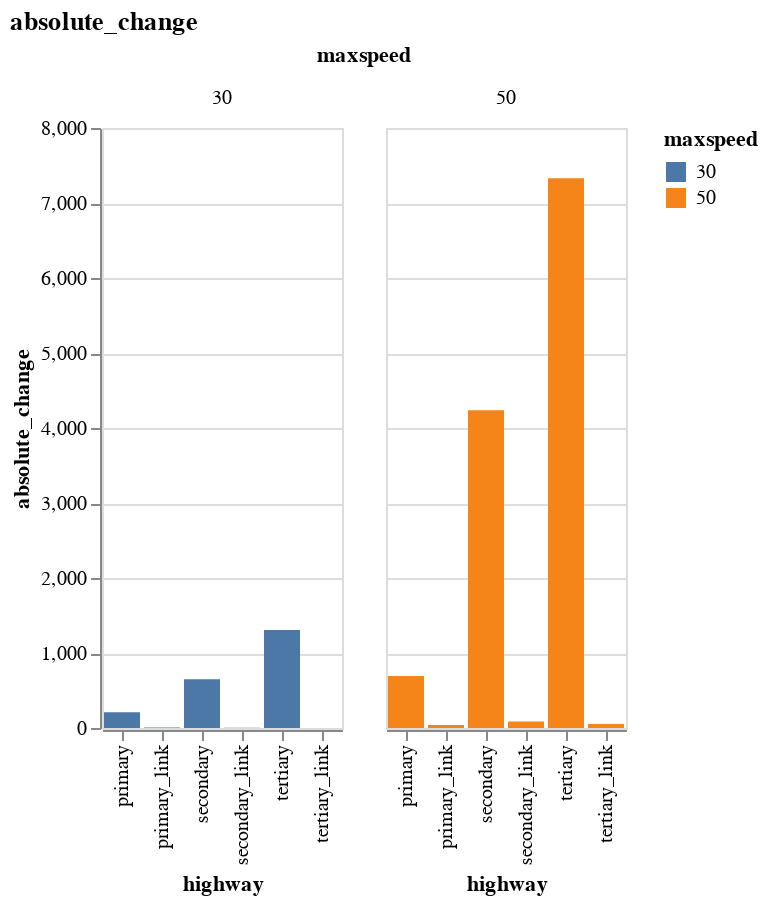

The notebook cell saved with this chart:
### Code cell
alt.Chart(source, title="absolute_change").mark_bar().encode(
    x='highway',
    y='absolute_change',
    color='maxspeed',
    facet="maxspeed"
)

### Figure 1 — Vega-Lite specification as saved in the notebook (floating-point values rounded to 4 significant figures)
{"config": {"view": {"continuousWidth": 300, "continuousHeight": 300}}, "data": {"name": "data-d3360c77ae983ce84e4f38509c0ca2c2"}, "mark": {"type": "bar"}, "encoding": {"color": {"field": "maxspeed", "type": "nominal"}, "facet": {"field": "maxspeed", "type": "nominal"}, "x": {"field": "highway", "type": "nominal"}, "y": {"field": "absolute_change", "type": "quantitative"}}, "title": "absolute_change", "$schema": "https://vega.github.io/schema/vega-lite/v5.20.1.json", "datasets": {"data-d3360c77ae983ce84e4f38509c0ca2c2": [{"highway": "primary", "maxspeed": "30", "2017": 195.2, "2024": 404.4, "relative_change": 107.1, "absolute_change": 209.2}, {"highway": "primary", "maxspeed": "50", "2017": 8523.0, "2024": 9218.0, "relative_change": 8.152, "absolute_change": 694.8}, {"highway": "primary_link", "maxspeed": "30", "2017": 5.787, "2024": 10.82, "relative_change": 87.03, "absolute_change": 5.036}, {"highway": "primary_link", "maxspeed": "50", "2017": 216.9, "2024": 256.8, "relative_change": 18.43, "absolute_change": 39.98}, {"highway": "secondary", "maxspeed": "30", "2017": 1093.0, "2024": 1745.0, "relative_change": 59.55, "absolute_change": 651.2}, {"highway": "secondary", "maxspeed": "50", "2017": 22630.0, "2024": 26870.0, "relative_change": 18.71, "absolute_change": 4236.0}, {"highway": "secondary_link", "maxspeed": "30", "2017": 6.486, "2024": 10.59, "relative_change": 63.25, "absolute_change": 4.102}, {"highway": "secondary_link", "maxspeed": "50", "2017": 126.5, "2024": 214.6, "relative_change": 69.74, "absolute_change": 88.19}, {"highway": "tertiary", "maxspeed": "30", "2017": 2945.0, "2024": 4252.0, "relative_change": 44.39, "absolute_change": 1307.0}, {"highway": "tertiary", "maxspeed": "50", "2017": 18270.0, "2024": 25600.0, "relative_change": 40.12, "absolute_change": 7332.0}, {"highway": "tertiary_link", "maxspeed": "30", "2017": 4.48, "2024": 6.014, "relative_change": 34.23, "absolute_change": 1.534}, {"highway": "tertiary_link", "maxspeed": "50", "2017": 43.03, "2024": 95.83, "relative_change": 122.7, "absolute_change": 52.8}]}}
